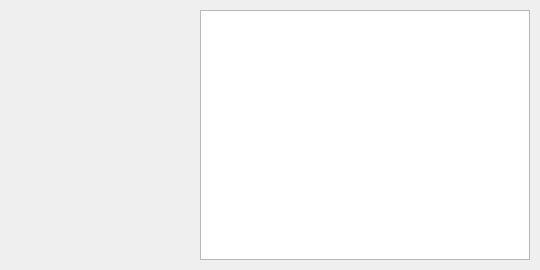
<?xml version="1.0" encoding="UTF-8"?>
<ui version="4.0">
 <class>DetailsDialog</class>
 <widget class="QDialog" name="DetailsDialog">
  <property name="geometry">
   <rect>
    <x>0</x>
    <y>0</y>
    <width>540</width>
    <height>270</height>
   </rect>
  </property>
  <property name="minimumSize">
   <size>
    <width>540</width>
    <height>270</height>
   </size>
  </property>
  <property name="maximumSize">
   <size>
    <width>540</width>
    <height>270</height>
   </size>
  </property>
  <property name="baseSize">
   <size>
    <width>540</width>
    <height>270</height>
   </size>
  </property>
  <property name="windowTitle">
   <string/>
  </property>
  <property name="windowIcon">
   <iconset resource="resource.qrc">
    <normaloff>:/window/assets/emby.png</normaloff>:/window/assets/emby.png</iconset>
  </property>
  <property name="autoFillBackground">
   <bool>true</bool>
  </property>
  <widget class="QLabel" name="lbl_CoverImage">
   <property name="geometry">
    <rect>
     <x>10</x>
     <y>10</y>
     <width>180</width>
     <height>250</height>
    </rect>
   </property>
   <property name="text">
    <string/>
   </property>
  </widget>
  <widget class="QPlainTextEdit" name="edt_Overview">
   <property name="geometry">
    <rect>
     <x>200</x>
     <y>10</y>
     <width>330</width>
     <height>250</height>
    </rect>
   </property>
   <property name="frameShadow">
    <enum>QFrame::Shadow::Plain</enum>
   </property>
   <property name="readOnly">
    <bool>true</bool>
   </property>
   <property name="backgroundVisible">
    <bool>false</bool>
   </property>
   <property name="placeholderText">
    <string notr="true"/>
   </property>
  </widget>
 </widget>
 <resources>
  <include location="resource.qrc"/>
 </resources>
 <connections/>
</ui>
